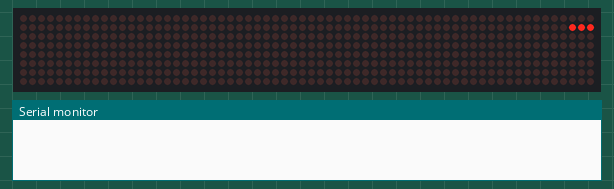
Bench run of a sketch on a simulated Arduino Uno, built with avr-gcc and run on an emulated ATmega328P. On the bench: 64×8 LED matrix, the last lines printed to the serial monitor.

Above: at 2.8 s.
At 6.1 s:
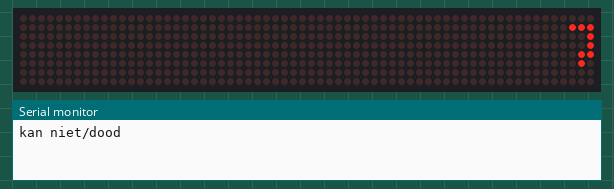
At 9.4 s:
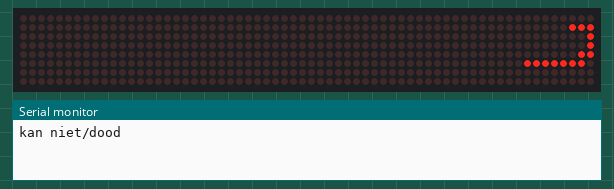
At 20.4 s:
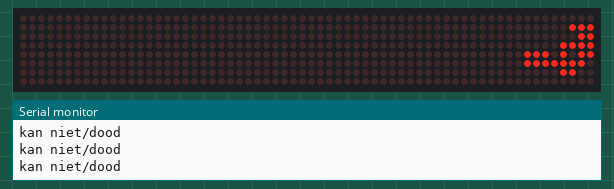
At 28.5 s:
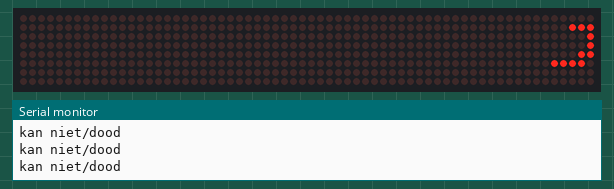
At 34.6 s:
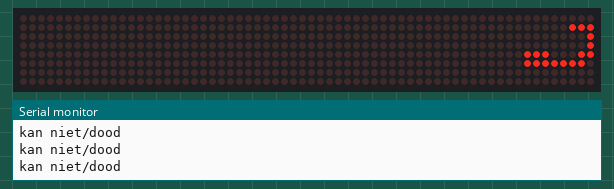

The sketch:

snakeTestOne.ino
```cpp
#include <LedControl.h>

int DIN = 2;
int CS = 3;
int CLK = 4;

const int length = 8;
const int height = 8;

const boolean screenOrPrint = true;

boolean pixels[ length ][ height ];

LedControl screen= LedControl(DIN, CLK, CS, 0);

void screenUpdate(){
  if (screenOrPrint == true){
    for (int i = 0; i < length; i++){
      for (int ii = 0; ii < height; ii++){
        if (pixels[i][ii] == true){
          screen.setLed(0, i, ii, true);
        }
        if (pixels[i][ii] == false){
          screen.setLed(0, i, ii, false);
        }
      }
    }
  }
  if (screenOrPrint == false){
    for (int i = 0; i < length; i++){
      for (int ii = 0; ii < height; ii++){
        if (pixels[ii][i] == true){
          Serial.print("[#]");
        }
        if (pixels[ii][i] == false){
          Serial.print("[ ]");
        }
      }
    Serial.println("\n");
    }
    Serial.println("\n\n");
  delay(2000);
  }
}

void testAll(){
  for (int i = 0; i < 8; i++){
    for (int ii = 0; ii < 8; ii++){
      pixels[i][ii] = true;
      delay(1);
      screenUpdate();
    }
  }
  delay(2000);

  for (int i = 0; i < 8; i++){
    for (int ii = 0; ii < 8; ii++){
      pixels[i][ii] = false;
      delay(1);
      screenUpdate();
    }
  }
  delay(2000);
}
void clearDisplay(){
  for (int i = 0; i < 8; i++){
    for (int ii = 0; ii < 8; ii++){
      pixels[i][ii] = false;
    }
  }
}

void setup(){
  screen.shutdown(0,false);
  screen.setIntensity(0, 15);
  clearDisplay();
  Serial.begin(115200);
  screenUpdate();
}
void snaketest(int xIN, int yIN){
  pixels[xIN][yIN] = true;
  screenUpdate();
  // clearDisplay();
}
String snakePath = "uururrdrdddddddlrldduuruuurdllluul";
void loop(){
  clearDisplay();
  delay(1000);
  int x = 1;
  int y = 5;
  snaketest(x,y);
  delay(1000);
  for(int i = 0; i < snakePath.length(); i++){
    char sCase = snakePath.charAt(i);
    switch ((char)sCase){
      case 'u':
        if(y + 1 > 7){
          Serial.println("kan niet/dood");
          break;
        } else{
          y += 1;
          break;
        }
      case 'd':
        if(y - 1 < 0){
          Serial.println("kan niet/dood");
          break;
        } else{
          y -= 1;
          break;
        }
      case 'r':
        if(x + 1 > 7){
          Serial.println("kan niet/dood");
          break;
        } else{
          x += 1;
          break;
        }
      case 'l':
        if(x - 1 < 0){
          Serial.println("kan niet/dood");
          break;
        } else{
          x -= 1;
          break;
        }
    }
    snaketest(x,y);
    delay(500);
  }
}
```

Screen.ino
```cpp
class screen{


};
```

Measured:
- what the display in image 3 shows lasts 1.6 s, from 20.3 s to 21.9 s
